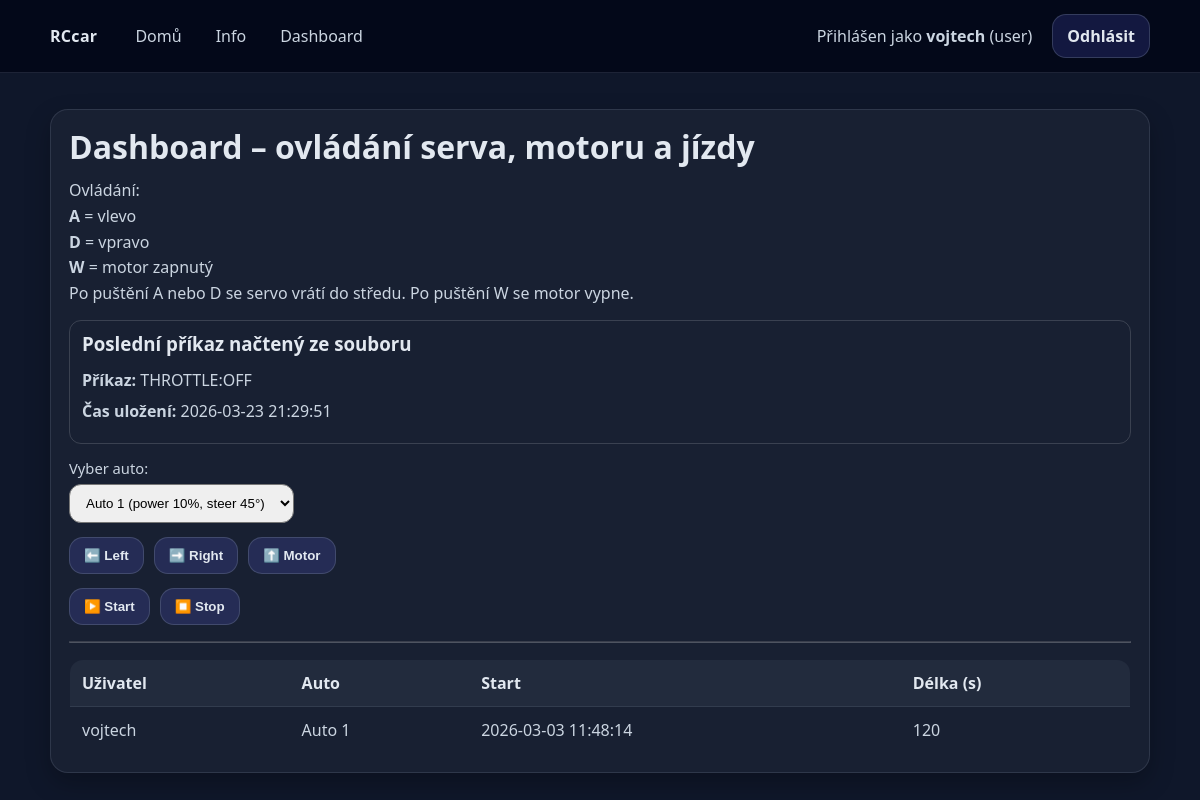
The app's page /dashboard (signed in) with its own data.
### tables this page shows
CREATE TABLE users (
  id            INTEGER PRIMARY KEY AUTOINCREMENT,
  username      TEXT NOT NULL UNIQUE,
  password_hash TEXT NOT NULL,
  role          TEXT NOT NULL DEFAULT 'user',
  created_at    TEXT NOT NULL DEFAULT (datetime('now'))
);

CREATE TABLE rides (
  id           INTEGER PRIMARY KEY AUTOINCREMENT,
  user_id      INTEGER NOT NULL,
  car_id       INTEGER NOT NULL,
  started_at   TEXT NOT NULL DEFAULT (datetime('now')),
  duration_sec INTEGER NULL, -- NULL = nedokončeno (uživatel zavřel stránku / nedal stop)

  FOREIGN KEY (user_id) REFERENCES users(id) ON DELETE CASCADE,
  FOREIGN KEY (car_id)  REFERENCES cars(id)  ON DELETE CASCADE
);

CREATE TABLE cars (
  id                  INTEGER PRIMARY KEY AUTOINCREMENT,
  name                TEXT NOT NULL UNIQUE,
  power_limit_percent INTEGER NOT NULL DEFAULT 10,   -- 0..100 (omezení výkonu)
  steer_angle_deg     INTEGER NOT NULL DEFAULT 45,   -- např. 45° doleva/doprava
  created_at          TEXT NOT NULL DEFAULT (datetime('now')),

  -- jednoduchá kontrola rozsahu
  CHECK (power_limit_percent >= 0 AND power_limit_percent <= 100),
  CHECK (steer_angle_deg >= 0 AND steer_angle_deg <= 90)
);

### web/app.py (the view)
@app.route("/dashboard")
def dashboard():
    if not login_required():
        app.logger.warning("Přístup na /dashboard bez přihlášení.")
        flash("Nejdřív se přihlas.", "error")
        return redirect(url_for("login"))
    user = current_user()
    assert user is not None
    user_id = int(user["id"])
    app.logger.info(f"Návštěva dashboardu: user_id={user_id}, username='{user['username']}'")
    cars = get_all_cars()
    active_car_id = ensure_active_car_in_session()
    last_command = load_last_command()
    conn = get_db_connection()
    if admin_required():
        rows = conn.execute(
            """
            SELECT
              rides.id,
              users.username AS username,
              cars.name AS car_name,
              rides.started_at,
              rides.duration_sec
            FROM rides
            JOIN users ON users.id = rides.user_id
            JOIN cars  ON cars.id  = rides.car_id
            ORDER BY rides.started_at DESC;
            """
        ).fetchall()
    else:
        rows = conn.execute(
            """
            SELECT
              rides.id,
              users.username AS username,
              cars.name AS car_name,
              rides.started_at,
              rides.duration_sec
            FROM rides
            JOIN users ON users.id = rides.user_id
            JOIN cars  ON cars.id  = rides.car_id
            WHERE rides.user_id = ?
            ORDER BY rides.started_at DESC;
            """,
            (user_id,),
        ).fetchall()
    conn.close()
    rides = [dict(r) for r in rows]
    return render_template(
        "dashboard.html",
        user=user,
        cars=cars,
        active_car_id=active_car_id,
        rides=rides,
        arduino_available=ARDUINO_AVAILABLE,
        arduino_error=ARDUINO_IMPORT_ERROR,
        last_command=last_command,
    )

### web/app.py (called while the page is built, shortened)
def get_db_connection() -> sqlite3.Connection:
    conn = sqlite3.connect(DB_PATH)
    conn.row_factory = sqlite3.Row
    conn.execute("PRAGMA foreign_keys = ON;")
    return conn

def ensure_last_command_file() -> None:
    default_data = {
        "cmd": None,
        "time": None,
    }
    try:
        raw = LAST_COMMAND_PATH.read_text(encoding="utf-8").strip()
        data = json.loads(raw)
        if not isinstance(data, dict):
            raise ValueError("last_command.json nemá objekt JSON")
        if "cmd" not in data:
            data["cmd"] = None
        if "time" not in data:
            data["time"] = None
        LAST_COMMAND_PATH.write_text(
            json.dumps(data, indent=4, ensure_ascii=False),
            encoding="utf-8"
        )
    except Exception as e:
        app.logger.warning(f"Soubor last_command.json byl poškozený, obnovuji ho: {e}")
        LAST_COMMAND_PATH.write_text(
            json.dumps(default_data, indent=4, ensure_ascii=False),
            encoding="utf-8"
        )

def load_last_command() -> Dict[str, Any]:
    ensure_last_command_file()
    try:
        data = json.loads(LAST_COMMAND_PATH.read_text(encoding="utf-8"))
        return {
            "cmd": data.get("cmd"),
            "time": data.get("time"),
        }
    except Exception as e:
        app.logger.error(f"Nepodařilo se načíst last_command.json: {e}")
        return {
            "cmd": None,
            "time": None,
        }

def current_user() -> Optional[Dict[str, Any]]:
    if "user_id" not in session:
        return None
    return {
        "id": session.get("user_id"),
        "username": session.get("username"),
        "role": session.get("role"),
    }

def login_required() -> bool:
    return "user_id" in session

def admin_required() -> bool:
    return login_required() and session.get("role") == "admin"

def get_all_cars() -> List[Dict[str, Any]]:
    conn = get_db_connection()
    rows = conn.execute(
        """
        SELECT id, name, power_limit_percent, steer_angle_deg, created_at
        FROM cars
        ORDER BY id;
        """
    ).fetchall()
    conn.close()
    return [dict(r) for r in rows]

def car_exists(car_id: int) -> bool:
    conn = get_db_connection()
    row = conn.execute(
        "SELECT 1 FROM cars WHERE id = ? LIMIT 1;",
        (car_id,)
    ).fetchone()
    conn.close()
    return row is not None

### web/templates/dashboard.html (shortened to what this page needs)
{% extends "base.html" %}
{% block content %}
  <div class="card">
    <h1>Dashboard – ovládání serva, motoru a jízdy</h1>
    <p>
      Ovládání:
      <br>
      <b>A</b> = vlevo
      <br>
      <b>D</b> = vpravo
      <br>
      <b>W</b> = motor zapnutý
      <br>
      Po puštění A nebo D se servo vrátí do středu.
      Po puštění W se motor vypne.
    </p>
    <div style="margin: 14px 0; padding: 12px; border: 1px solid rgba(255,255,255,0.15); border-radius: 12px;">
      <h3 style="margin-top:0;">Poslední příkaz načtený ze souboru</h3>
      {% if last_command and last_command.cmd %}
        <p style="margin: 6px 0;">
          <b>Příkaz:</b> {{ last_command.cmd }}
        </p>
        <p style="margin: 6px 0;">
          <b>Čas uložení:</b> {{ last_command.time }}
        </p>
      {% else %}
        <p style="margin: 6px 0;">
          Zatím nebyl uložen žádný příkaz.
        </p>
      {% endif %}
    </div>
    {% if cars and cars|length > 0 %}
      <div style="margin: 10px 0 14px 0;">
        <label for="carSelect" style="display:block; margin-bottom:6px;">
          Vyber auto:
        </label>
        <select id="carSelect" style="padding:10px 12px; border-radius:12px;">
          {% for c in cars %}
            <option value="{{ c.id }}" {% if c.id == active_car_id %}selected{% endif %}>
              {{ c.name }} (power {{ c.power_limit_percent }}%, steer {{ c.steer_angle_deg }}°)
            </option>
          {% endfor %}
        </select>
      </div>
    {% else %}
      <p style="color:#fca5a5;"><b>V databázi nejsou žádná auta.</b></p>
    {% endif %}
    <div style="display:flex; gap:10px; flex-wrap:wrap; margin: 14px 0;">
      <button id="btnLeft" class="btn" type="button">⬅️ Left</button>
      <button id="btnRight" class="btn" type="button">➡️ Right</button>
      <button id="btnForward" class="btn" type="button">⬆️ Motor</button>
    </div>
    <div style="display:flex; gap:10px; flex-wrap:wrap; margin: 10px 0 6px 0;">
      <button id="btnStartRide" class="btn" type="button">▶️ Start</button>
      <button id="btnStopRide" class="btn" type="button">⏹️ Stop</button>
    </div>
    <hr style="opacity:0.25; margin: 16px 0;">
    {% if rides and rides|length > 0 %}
      <table>
        <thead>
          <tr>
            <th>Uživatel</th>
            <th>Auto</th>
            <th>Start</th>
            <th>Délka (s)</th>
          </tr>
        </thead>
        <tbody>
          {% for r in rides %}
            <tr>
              <td>{{ r.username }}</td>
              <td>{{ r.car_name }}</td>
              <td>{{ r.started_at }}</td>
              <td>
                {% if r.duration_sec is none %}
                  <em>Nedokončeno</em>
                {% else %}
                  {{ r.duration_sec }}
                {% endif %}
              </td>
            </tr>
          {% endfor %}
        </tbody>
      </table>
    {% else %}
      <p><em>Zatím nejsou v databázi žádné jízdy.</em></p>
    {% endif %}
  </div>
{% endblock %}

### web/templates/base.html (shortened to what this page needs)
<!DOCTYPE html>
<html lang="cs">
<head>
  <link rel="stylesheet" href="{{ url_for('static', filename='style.css') }}">
</head>
<body>
  <header class="navbar">
    <div class="navbar-inner">
      <a class="brand" href="{{ url_for('index') }}">RCcar</a>
      <nav class="nav-links">
        <a href="{{ url_for('index') }}">Domů</a>
        <a href="{{ url_for('info') }}">Info</a>
        <a href="{{ url_for('dashboard') }}">Dashboard</a>
      </nav>
      <div class="nav-right">
        {% if user %}
          <span style="color:#cbd5e1;">
            Přihlášen jako <b>{{ user.username }}</b> ({{ user.role }})
          </span>
          <a class="btn" href="{{ url_for('logout') }}" style="margin-left:10px;">Odhlásit</a>
        {% endif %}
      </div>
    </div>
  </header>
  <div class="container" style="padding-top: 12px; padding-bottom: 0;">
  </div>
  <main class="container">
    {% block content %}{% endblock %}
  </main>
</body>
</html>

### web/static/style.css (style rules this page uses)
* { box-sizing: border-box; margin: 0; padding: 0; }
body { font-family: system-ui, -apple-system, Segoe UI, Roboto, Arial, sans-serif; background: #0f172a; color: #e2e8f0; min-height: 100vh; }
.container { width: min(1100px, 92%); margin: 0 auto; padding: 24px 0; }
h1, h2, h3 { line-height: 1.2; margin-bottom: 12px; }
p { line-height: 1.6; margin-bottom: 12px; color: #cbd5e1; }
.navbar { background: rgba(2, 6, 23, 0.85); border-bottom: 1px solid rgba(148, 163, 184, 0.18); position: sticky; top: 0; backdrop-filter: blur(10px); z-index: 50; }
.navbar-inner { width: min(1100px, 92%); margin: 0 auto; display: flex; align-items: center; gap: 18px; padding: 14px 0; }
.brand { font-weight: 800; letter-spacing: 0.3px; color: #e2e8f0; text-decoration: none; }
.nav-links { display: flex; align-items: center; gap: 14px; margin-left: 10px; }
.nav-links a { color: #cbd5e1; text-decoration: none; padding: 8px 10px; border-radius: 10px; transition: 0.15s ease; }
.nav-right { margin-left: auto; display: flex; align-items: center; gap: 10px; }
.card { background: rgba(255, 255, 255, 0.04); border: 1px solid rgba(148, 163, 184, 0.18); border-radius: 18px; padding: 18px; box-shadow: 0 10px 24px rgba(0,0,0,0.25); }
.btn { display: inline-block; border: 1px solid rgba(148, 163, 184, 0.25); background: rgba(99, 102, 241, 0.18); color: #e2e8f0; padding: 10px 14px; border-radius: 14px; text-decoration: none; font-weight: 650; transition: 0.15s ease; }
label { font-size: 0.92rem; color: #cbd5e1; }
table { width: 100%; border-collapse: collapse; overflow: hidden; border-radius: 14px; border: 1px solid rgba(148, 163, 184, 0.18); }
th, td { padding: 12px; text-align: left; border-bottom: 1px solid rgba(148, 163, 184, 0.14); color: #cbd5e1; }
th { color: #e2e8f0; background: rgba(148, 163, 184, 0.08); }

### records on screen
users: username "vojtech", role "user"
rides: username "vojtech", car_name "Auto 1", started_at "2026-03-03 11:48:14", duration_sec "120"

### other values on screen
{{ last_command.cmd }} "THROTTLE:OFF"
{{ last_command.time }} "2026-03-23 21:29:51"
form field value "Auto 1 (power 10%, steer 45°)"
